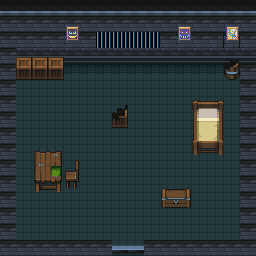

This is a level from a 2D game, rendered from its Tiled map with the project's own tilesets. A one-line summary and the complete map file follow:
An orthogonal 16x16 tile map with 16x16 px tiles, 3 tile layers (Enviroment, Furniture, Decorations), 3 tilesets and 13 objects (9x NonInteractableImpl, Unpickable, UnpickableWithEnigma, NoninteractableImpl, DoorLockedWithEnigma).

<map version="1.10" tiledversion="1.11.0" orientation="orthogonal" renderorder="right-down" width="16" height="16" tilewidth="16" tileheight="16" infinite="0" nextlayerid="9" nextobjectid="18">
 <tileset firstgid="1" source="../tilesets/Enviroment.tsx" />
 <tileset firstgid="626" source="../tilesets/Things.tsx" />
 <tileset firstgid="1251" source="../tilesets/Things2.tsx" />
 <layer id="1" name="Enviroment" width="16" height="16">
  <data encoding="csv">
2,2,2,2,2,2,2,2,2,2,2,2,2,2,2,2,
27,27,27,27,27,27,27,27,27,27,27,27,27,27,27,27,
27,27,27,27,127,127,135,135,135,135,127,127,127,128,128,127,
27,52,52,52,52,52,52,52,52,52,52,52,52,52,52,52,
27,6,6,6,6,6,6,6,6,6,6,6,6,6,6,27,
27,31,31,31,31,31,31,31,31,31,31,31,31,31,31,27,
27,31,31,31,31,31,31,31,31,31,31,31,31,31,31,27,
27,31,31,31,31,31,31,31,31,31,31,31,31,31,31,27,
27,31,31,31,31,31,31,31,31,31,31,31,31,31,31,27,
27,31,31,31,31,31,31,31,31,31,31,31,31,31,31,27,
27,31,31,31,31,31,31,31,31,31,31,31,31,31,31,27,
27,31,31,31,31,31,31,31,31,31,31,31,31,31,31,27,
27,31,31,31,31,31,31,31,31,31,31,31,31,31,31,27,
27,31,31,31,31,31,31,31,31,31,31,31,31,31,31,27,
27,31,31,31,31,31,31,31,31,31,31,31,31,31,31,27,
27,27,27,27,27,27,27,56,56,27,27,27,27,27,27,27
</data>
 </layer>
 <layer id="2" name="Furniture" width="16" height="16">
  <data encoding="csv">
0,0,0,0,0,0,0,0,0,0,0,0,0,0,0,0,
0,0,0,0,2372,0,0,0,0,0,0,2371,0,0,2373,0,
0,0,0,0,2388,0,0,0,0,0,0,2387,0,0,2389,0,
0,626,626,626,0,0,0,0,0,0,0,0,0,0,677,0,
0,651,651,651,0,0,0,0,0,0,0,0,0,0,702,0,
0,0,0,0,0,0,0,0,0,0,0,0,843,843,0,0,
0,0,0,0,0,0,0,676,0,0,0,0,786,787,0,0,
0,0,0,0,0,0,0,701,0,0,0,0,811,812,0,0,
0,0,0,0,0,0,0,0,0,0,0,0,836,837,0,0,
0,0,680,681,0,0,0,0,0,0,0,0,861,862,0,0,
0,0,705,706,664,0,0,0,0,0,0,0,0,0,0,0,
0,0,730,731,689,0,0,0,0,0,932,933,0,0,0,0,
0,0,0,0,0,0,0,0,0,0,957,958,0,0,0,0,
0,0,0,0,0,0,0,0,0,0,0,0,0,0,0,0,
0,0,0,0,0,0,0,0,0,0,0,0,0,0,0,0,
0,0,0,0,0,0,0,329,329,0,0,0,0,0,0,0
</data>
 </layer>
 <objectgroup id="3" name="Objects">
  <object id="1" name="Bed" type="Unpickable" x="190.167" y="100.833" width="32" height="54.3333">
   <properties>
    <property name="Reward" value="Code note" />
   </properties>
  </object>
  <object id="3" name="PuzzleTable" type="UnpickableWithEnigma" x="34.3333" y="152.333" width="27.3333" height="39.3333">
   <properties>
    <property name="Enigma" value="Puzzle" />
    <property name="Reward" value="" />
   </properties>
  </object>
  <object id="5" name="Wall" type="NonInteractableImpl" x="0" y="0" width="256" height="64" />
  <object id="6" name="Wall" type="NonInteractableImpl" x="0.333333" y="64.3333" width="16" height="191.667" />
  <object id="7" name="Wall" type="NonInteractableImpl" x="240.667" y="59.1667" width="16" height="196.833" />
  <object id="8" name="Wall" type="NonInteractableImpl" x="13.3333" y="241" width="98.3333" height="15" />
  <object id="9" name="Wall" type="NonInteractableImpl" x="144.333" y="241" width="100.333" height="14.6667" />
  <object id="10" name="Chair" type="NonInteractableImpl" x="65.6667" y="160.333" width="13.6667" height="28.3333" />
  <object id="11" name="Boxes" type="NonInteractableImpl" x="15.5" y="61.5" width="48.5" height="18" />
  <object id="15" name="Broken Box" type="NoninteractableImpl" x="111" y="105.667" width="17.3333" height="22.6667" />
  <object id="16" name="BrokenBarrel" type="NonInteractableImpl" x="224.333" y="64.6667" width="16.6667" height="16.3333" />
  <object id="17" name="Chest" type="NonInteractableImpl" x="161.667" y="188.667" width="29.3333" height="19.6667" />
 </objectgroup>
 <objectgroup id="7" name="Doors">
  <object id="2" name="Door" type="DoorLockedWithEnigma" x="112.333" y="246" width="31.3333" height="6">
   <properties>
    <property name="Destination" value="canteen" />
    <property name="Enigma" value="EnigmaDoorFirstRoom" />
   </properties>
  </object>
 </objectgroup>
 <layer id="5" name="Decorations" width="16" height="16">
  <data encoding="csv">
0,0,0,0,0,0,0,0,0,0,0,0,0,0,0,0,
0,0,0,0,0,0,0,0,0,0,0,0,0,0,0,0,
0,0,0,0,0,0,0,0,0,0,0,0,0,0,0,0,
0,0,0,0,0,0,0,0,0,0,0,0,0,0,0,0,
0,0,0,0,0,0,0,0,0,0,0,0,0,0,0,0,
0,0,0,0,0,0,0,0,0,0,0,0,0,0,0,0,
0,0,0,0,0,0,0,0,0,0,0,0,0,0,0,0,
0,0,0,0,0,0,0,0,0,0,0,0,0,0,0,0,
0,0,0,0,0,0,0,0,0,0,0,0,0,0,0,0,
0,0,0,0,0,0,0,0,0,0,0,0,0,0,0,0,
0,0,0,928,0,0,0,0,0,0,0,0,0,0,0,0,
0,0,0,0,0,0,0,0,0,0,0,0,0,0,0,0,
0,0,0,0,0,0,0,0,0,0,0,0,0,0,0,0,
0,0,0,0,0,0,0,0,0,0,0,0,0,0,0,0,
0,0,0,0,0,0,0,0,0,0,0,0,0,0,0,0,
0,0,0,0,0,0,0,0,0,0,0,0,0,0,0,0
</data>
 </layer>
</map>
